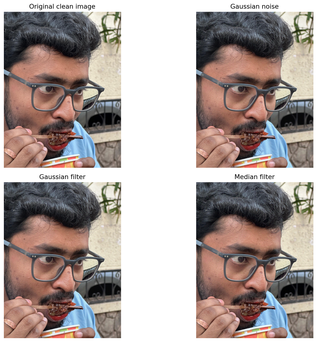
#> input picture outputs/task1/04_gaussian_noise_restoration_comparison.png, 317 x 342 px, shrunk from 1317 x 1421 before the run
$ python task1_restoration_segmentation.py --image ../outputs/task1/04_gaussian_noise_restoration_comparison.png
#> lines starting #> are read from the running program, lines starting #| are printed output that depends on the picture; after the words box and inside, x2 and y2 are one past the last pixel; in counts of white or black regions, pixels touching at a corner belong together; long printed decimals are rounded
#!/usr/bin/env python3
"""
CCA 3 — Task 1: Image Restoration and Segmentation

Implements:
- Gaussian and salt-and-pepper noise
- Median and Gaussian filtering
- PSNR and SSIM comparison against the clean original
- Otsu thresholding
- Erosion, dilation, opening, closing
- Canny edge detection
- Marker-based watershed segmentation

Run:
    python src/task1_restoration_segmentation.py --image data/original_photo.jpg
Optional:
    python src/task1_restoration_segmentation.py --image data/original_photo.jpg --output outputs/task1 --seed 42
"""

from __future__ import annotations

import argparse
import csv
from pathlib import Path

import cv2
import matplotlib
matplotlib.use("Agg")
import matplotlib.pyplot as plt
import numpy as np
from skimage.metrics import peak_signal_noise_ratio, structural_similarity


def read_image(image_path: Path) -> np.ndarray:
    """Read an image as RGB, with a helpful error if the file cannot be opened."""
    image_bgr = cv2.imread(str(image_path), cv2.IMREAD_COLOR)
    if image_bgr is None:
        raise FileNotFoundError(
            f"Could not read image: {image_path}\n"
            "Check the file path and make sure the image is in data/."
        )
    return cv2.cvtColor(image_bgr, cv2.COLOR_BGR2RGB)


def add_gaussian_noise(image: np.ndarray, rng: np.random.Generator,
                       sigma: float = 20.0) -> np.ndarray:
    """Add Gaussian noise with a configurable standard deviation."""
    noisy = image.astype(np.float32) + rng.normal(0.0, sigma, image.shape)
    return np.clip(noisy, 0, 255).astype(np.uint8)


def add_salt_pepper_noise(image: np.ndarray, rng: np.random.Generator,
                          amount: float = 0.04) -> np.ndarray:
    """Randomly replace pixels with black or white; amount is the affected fraction."""
    noisy = image.copy()
    height, width = image.shape[:2]
    total = height * width
    count = int(total * amount)
    ys = rng.integers(0, height, count)
    xs = rng.integers(0, width, count)
    half = count // 2
    noisy[ys[:half], xs[:half]] = 0
    noisy[ys[half:], xs[half:]] = 255
    return noisy


def save_rgb(path: Path, image: np.ndarray) -> None:
    """Save an RGB image using OpenCV."""
    path.parent.mkdir(parents=True, exist_ok=True)
    cv2.imwrite(str(path), cv2.cvtColor(image, cv2.COLOR_RGB2BGR))


def save_gray(path: Path, image: np.ndarray) -> None:
    path.parent.mkdir(parents=True, exist_ok=True)
    cv2.imwrite(str(path), image)


def save_figure(path: Path, images: list[tuple[str, np.ndarray]],
                cmap: str | None = None, columns: int = 2) -> None:
    """Save a labeled comparison grid."""
    rows = int(np.ceil(len(images) / columns))
    fig, axes = plt.subplots(rows, columns, figsize=(6 * columns, 4.5 * rows))
    axes = np.array(axes, dtype=object).reshape(-1)
    for ax, (title, image) in zip(axes, images):
        if image.ndim == 2:
            ax.imshow(image, cmap=cmap or "gray", vmin=0, vmax=255)
        else:
            ax.imshow(image)
        ax.set_title(title)
        ax.axis("off")
    for ax in axes[len(images):]:
        ax.axis("off")
    fig.tight_layout()
    fig.savefig(path, dpi=160, bbox_inches="tight")
    plt.close(fig)


def metrics(clean: np.ndarray, restored: np.ndarray) -> tuple[float, float]:
    """Return PSNR and SSIM for RGB images."""
    psnr = float(peak_signal_noise_ratio(clean, restored, data_range=255))
    ssim = float(structural_similarity(clean, restored, channel_axis=2, data_range=255))
    return psnr, ssim


def make_watershed(image_rgb: np.ndarray) -> tuple[np.ndarray, np.ndarray]:
    """
    Run a practical marker-based watershed pipeline.
    The Otsu mask is normalized so its smaller polarity is treated as foreground.
    Inspect this output: generic thresholding may not perfectly separate every scene.
    """
    bgr = cv2.cvtColor(image_rgb, cv2.COLOR_RGB2BGR)
    gray = cv2.cvtColor(bgr, cv2.COLOR_BGR2GRAY)
    blurred = cv2.GaussianBlur(gray, (5, 5), 0)
    _, binary = cv2.threshold(
        blurred, 0, 255, cv2.THRESH_BINARY + cv2.THRESH_OTSU
    )

    # Select the less-populated polarity as a basic foreground heuristic.
    if np.mean(binary > 0) > 0.5:
        binary = cv2.bitwise_not(binary)

    kernel = np.ones((3, 3), np.uint8)
    sure_background = cv2.dilate(binary, kernel, iterations=3)
    distance = cv2.distanceTransform(binary, cv2.DIST_L2, 5)

    if distance.max() <= 0:
        # Graceful fallback if thresholding produced no foreground.
        markers = np.ones(gray.shape, dtype=np.int32)
        cv2.watershed(bgr.copy(), markers)
        boundary = np.zeros(gray.shape, dtype=np.uint8)
        boundary[markers == -1] = 255
        overlay = image_rgb.copy()
        overlay[markers == -1] = [255, 0, 0]
        return overlay, boundary

    _, sure_foreground = cv2.threshold(
        distance, 0.35 * distance.max(), 255, cv2.THRESH_BINARY
    )
    sure_foreground = sure_foreground.astype(np.uint8)
    unknown = cv2.subtract(sure_background, sure_foreground)

    component_count, markers = cv2.connectedComponents(sure_foreground)
    markers = markers + 1
    markers[unknown == 255] = 0

    # Watershed marks region borders with -1.
    markers = cv2.watershed(bgr.copy(), markers.astype(np.int32))
    boundary = np.zeros(gray.shape, dtype=np.uint8)
    boundary[markers == -1] = 255

    overlay = image_rgb.copy()
    overlay[markers == -1] = [255, 0, 0]
    return overlay, boundary


def run(image_path: Path, output_dir: Path, seed: int) -> None:
    output_dir.mkdir(parents=True, exist_ok=True)
    rng = np.random.default_rng(seed)

    original = read_image(image_path)
    gray = cv2.cvtColor(original, cv2.COLOR_RGB2GRAY)

    # A. Restoration
    gaussian_noisy = add_gaussian_noise(original, rng)
    sp_noisy = add_salt_pepper_noise(original, rng)

    gaussian_filtered = cv2.GaussianBlur(gaussian_noisy, (5, 5), 1.2)
    gaussian_median = cv2.medianBlur(gaussian_noisy, 5)
    sp_median = cv2.medianBlur(sp_noisy, 5)
    sp_gaussian = cv2.GaussianBlur(sp_noisy, (5, 5), 1.2)

    save_rgb(output_dir / "01_original.png", original)
    save_rgb(output_dir / "02_gaussian_noise.png", gaussian_noisy)
    save_rgb(output_dir / "03_salt_pepper_noise.png", sp_noisy)

    save_figure(
        output_dir / "04_gaussian_noise_restoration_comparison.png",
        [("Original clean image", original),
         ("Gaussian noise", gaussian_noisy),
         ("Gaussian filter", gaussian_filtered),
         ("Median filter", gaussian_median)],
        columns=2,
    )
    save_figure(
        output_dir / "05_salt_pepper_restoration_comparison.png",
        [("Original clean image", original),
         ("Salt-and-pepper noise", sp_noisy),
         ("Median filter", sp_median),
         ("Gaussian filter", sp_gaussian)],
        columns=2,
    )

    metric_rows = []
    for label, noisy, restored in [
        ("Gaussian noise + Gaussian filter", gaussian_noisy, gaussian_filtered),
        ("Gaussian noise + median filter", gaussian_noisy, gaussian_median),
        ("Salt-and-pepper + median filter", sp_noisy, sp_median),
        ("Salt-and-pepper + Gaussian filter", sp_noisy, sp_gaussian),
    ]:
        noisy_psnr, noisy_ssim = metrics(original, noisy)
        restored_psnr, restored_ssim = metrics(original, restored)
        metric_rows.append({
            "experiment": label,
            "noisy_psnr_db": round(noisy_psnr, 4),
            "noisy_ssim": round(noisy_ssim, 6),
            "restored_psnr_db": round(restored_psnr, 4),
            "restored_ssim": round(restored_ssim, 6),
        })

    with (output_dir / "restoration_metrics.csv").open("w", newline="", encoding="utf-8") as f:
        writer = csv.DictWriter(f, fieldnames=list(metric_rows[0].keys()))
        writer.writeheader()
        writer.writerows(metric_rows)

    # B. Thresholding and morphology
    blurred_gray = cv2.GaussianBlur(gray, (5, 5), 0)
    _, binary = cv2.threshold(
        blurred_gray, 0, 255, cv2.THRESH_BINARY + cv2.THRESH_OTSU
    )
    kernel = np.ones((5, 5), np.uint8)
    erosion = cv2.erode(binary, kernel, iterations=1)
    dilation = cv2.dilate(binary, kernel, iterations=1)
    opening = cv2.morphologyEx(binary, cv2.MORPH_OPEN, kernel)
    closing = cv2.morphologyEx(binary, cv2.MORPH_CLOSE, kernel)
    edges = cv2.Canny(blurred_gray, 100, 200)

    save_gray(output_dir / "06_binary_threshold.png", binary)
    save_gray(output_dir / "07_erosion.png", erosion)
    save_gray(output_dir / "08_dilation.png", dilation)
    save_gray(output_dir / "09_opening.png", opening)
    save_gray(output_dir / "10_closing.png", closing)
    save_gray(output_dir / "11_canny_edges.png", edges)

    save_figure(
        output_dir / "morphology_comparison.png",
        [("Otsu binary threshold", binary), ("Erosion", erosion),
         ("Dilation", dilation), ("Opening", opening), ("Closing", closing),
         ("Canny edges", edges)],
        cmap="gray", columns=3,
    )

    # Watershed segmentation
    watershed_overlay, watershed_boundary = make_watershed(original)
    save_rgb(output_dir / "12_watershed.png", watershed_overlay)
    save_gray(output_dir / "13_watershed_boundaries.png", watershed_boundary)
    save_figure(
        output_dir / "watershed_comparison.png",
        [("Original image", original), ("Otsu binary mask", binary),
         ("Watershed boundaries (red)", watershed_overlay),
         ("Watershed boundary mask", watershed_boundary)],
        columns=2,
    )

    print("\nTask 1 completed.")
    print(f"Input image: {image_path}")
    print(f"Image dimensions: {original.shape[1]} x {original.shape[0]}")
    print(f"Output folder: {output_dir.resolve()}")
    print(f"Metrics CSV: {(output_dir / 'restoration_metrics.csv').resolve()}")
    print("\nRestoration metrics (actual values from this input):")
    for row in metric_rows:
        print(
            f"- {row['experiment']}: "
            f"PSNR {row['restored_psnr_db']} dB, "
            f"SSIM {row['restored_ssim']}"
        )
    print("\nReview all saved figures before writing conclusions to your report.")


def main() -> None:
    parser = argparse.ArgumentParser(
        description="CCA 3 Task 1: Image Restoration and Segmentation"
    )
    parser.add_argument("--image", required=True, help="Path to your original photograph")
    parser.add_argument("--output", default="outputs/task1", help="Output directory")
    parser.add_argument("--seed", type=int, default=42, help="Random seed for repeatable noise")
    args = parser.parse_args()

    run(Path(args.image), Path(args.output), args.seed)
#> in read_image, image_bgr is the input picture: shape (342, 317, 3); mean B, G, R 155, 159, 171
#> in add_gaussian_noise, `noisy = image.astype(np.float32) + rng.normal(0.0, sigma, image.shape)`:
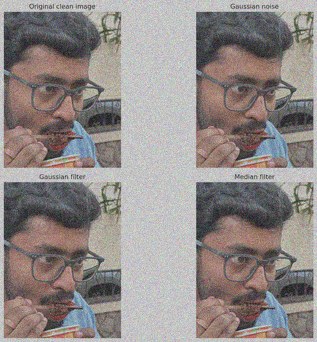
#> noisy: shape (342, 317, 3) float64; mean R, G, B 171, 159, 155.1; drawn with min black and max white
#> in save_rgb (call 2), `cv2.imwrite(str(path), cv2.cvtColor(image, cv2.COLOR_RGB2BGR))`:
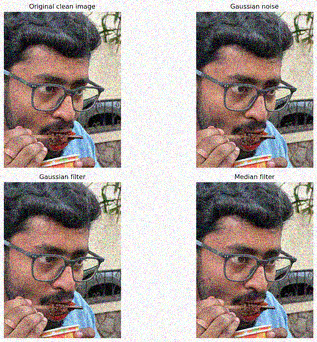
#> saved as 02_gaussian_noise.png: shape (342, 317, 3); mean B, G, R 152.3, 156.2, 168.2
#> the loop in run, `for label, noisy, restored in [ ("Gaussian noise + Gaussian filter", g..` made 4 passes
#> (label, noisy_psnr, noisy_ssim, restored_psnr, restored_ssim) on passes 1 to 4: ('Gaussian noise + Gaussian filter', 22.93, 0.602, 23.65, 0.81), ('Gaussian noise + median filter', 22.93, 0.602, 23.26, 0.76), ('Salt-and-pepper + median filter', 18.36, 0.587, 23.82, 0.83), ('Salt-and-pepper + Gaussian filter', 18.36, 0.587, 23.15, 0.717)
#> after the loop in run, `for label, noisy, restored in [`: metric_rows = 4 items
#> in run, `_, binary = cv2.threshold( blurred_gray, 0, 255, cv2.THRESH_BINARY + c..`:
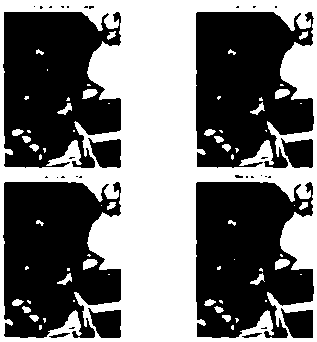
#> binary: shape (342, 317); 45.1% white; 65 white regions (36 under 20 px), largest, box (x1, y1, x2, y2) and area: (0, 0, 317, 342) 46942, (275, 259, 290, 270) 117, (83, 259, 98, 270) 113
#> in run, `erosion = cv2.erode(binary, kernel, iterations=1)`: erosion: shape (342, 317); 34.6% white; 43 white regions (26 under 20 px), largest, box (x1, y1, x2, y2) and area: (0, 0, 317, 342) 36736, (67, 143, 78, 157) 77, (259, 313, 271, 328) 77
#> in run, `dilation = cv2.dilate(binary, kernel, iterations=1)`: dilation: shape (342, 317); 56.2% white; 35 black regions (19 under 20 px), largest, box (x1, y1, x2, y2) and area: (198, 14, 312, 165) 11352, (6, 184, 119, 336) 11307, (198, 184, 312, 336) 11287
#> in run, `opening = cv2.morphologyEx(binary, cv2.MORPH_OPEN, kernel)`: opening: shape (342, 317); 42.8% white; 39 white regions, largest, box (x1, y1, x2, y2) and area: (0, 0, 317, 342) 43252, (242, 311, 273, 335) 314, (50, 141, 80, 165) 308
#> in run, `closing = cv2.morphologyEx(binary, cv2.MORPH_CLOSE, kernel)`: closing: shape (342, 317); 47% white; 25 white regions (12 under 20 px), largest, box (x1, y1, x2, y2) and area: (0, 0, 317, 342) 49427, (12, 129, 46, 153) 239, (204, 129, 239, 153) 233
#> in run, `edges = cv2.Canny(blurred_gray, 100, 200)`: edges: shape (342, 317); 8.8% white in thin lines or dots
#> in make_watershed, `sure_background = cv2.dilate(binary, kernel, iterations=3)`: sure_background: shape (342, 317); 60.5% white; 16 black regions (4 under 20 px), largest, box (x1, y1, x2, y2) and area: (199, 15, 311, 164) 10348, (7, 185, 118, 335) 10306, (199, 185, 311, 335) 10267
#> in make_watershed, `_, sure_foreground = cv2.threshold( distance, 0.35 * distance.max(), 2..`: sure_foreground: shape (342, 317) float32; 16.6% white; 4 white regions (1 under 20 px), largest, box (x1, y1, x2, y2) and area: (103, 0, 188, 342) 17240, (295, 230, 317, 255) 367, (295, 59, 317, 84) 362
#> in make_watershed, `unknown = cv2.subtract(sure_background, sure_foreground)`: unknown: shape (342, 317); 43.9% white; 16 white regions, largest, box (x1, y1, x2, y2) and area: (181, 0, 317, 342) 22965, (0, 0, 136, 342) 22247, (54, 94, 75, 118) 339
#> in make_watershed, `component_count, markers = cv2.connectedComponents(sure_foreground)`: markers: shape (342, 317) int32; 5 distinct labels, from 0 to 4
#> in make_watershed, `component_count, markers = cv2.connectedComponents(sure_foreground)`: component_count = 5
#> in make_watershed, `markers = markers + 1`:
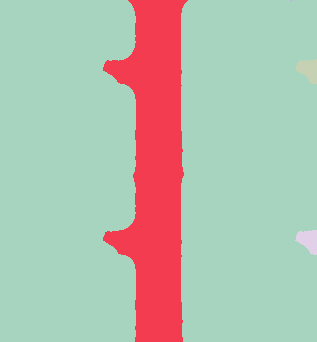
#> markers: shape (342, 317) int32; 5 distinct labels, from 1 to 5; one colour per label, 0 black
#> in make_watershed, `markers[unknown == 255] = 0`:
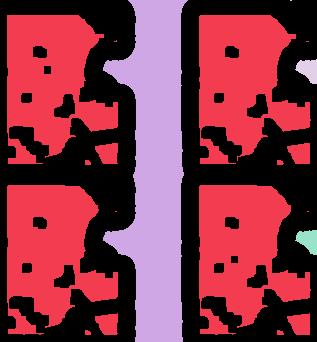
#> markers: shape (342, 317) int32; 6 distinct labels, from 0 to 5; one colour per label, 0 black
#> in make_watershed, `markers = cv2.watershed(bgr.copy(), markers.astype(np.int32))`:
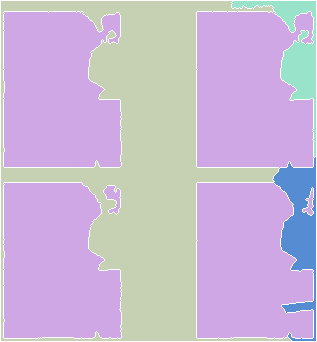
#> markers: shape (342, 317) int32; 5 distinct labels, from -1 to 5; one colour per label, 0 black, -1 white
#> in make_watershed, `overlay[markers == -1] = [255, 0, 0]`: overlay: shape (342, 317, 3); mean R, G, B 173.1, 151.9, 148.1
#> in run, `watershed_overlay, watershed_boundary = make_watershed(original)`:
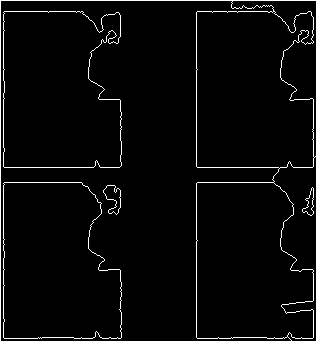
#> watershed_boundary: shape (342, 317); 3.7% white in thin lines or dots
#| Image dimensions: 317 x 342
#> the loop in run, `for row in metric_rows:` made 4 passes
#| - Gaussian noise + Gaussian filter: PSNR 23.65 dB, SSIM 0.8097
#| - Gaussian noise + median filter: PSNR 23.2613 dB, SSIM 0.7598
#| - Salt-and-pepper + median filter: PSNR 23.822 dB, SSIM 0.8299
#| - Salt-and-pepper + Gaussian filter: PSNR 23.1458 dB, SSIM 0.7168


if __name__ == "__main__":
    main()

$ run again, with data/second_photo.jpeg saved as outputs/task1/04_gaussian_noise_restoration_comparison.png
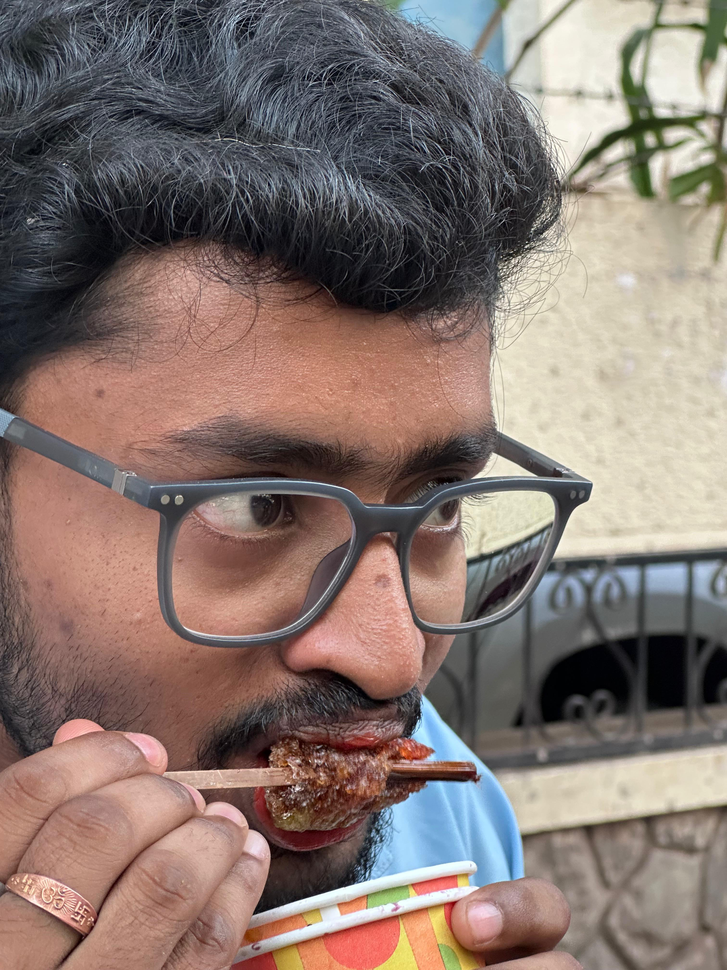
#> input picture data/second_photo.jpeg, 727 x 970 px, shrunk from 3024 x 4032 before the run
#> in read_image, image_bgr is the input picture: shape (970, 727, 3); mean B, G, R 111.3, 117.7, 134.3
#> in add_gaussian_noise, `return np.clip(noisy, 0, 255).astype(np.uint8)`:
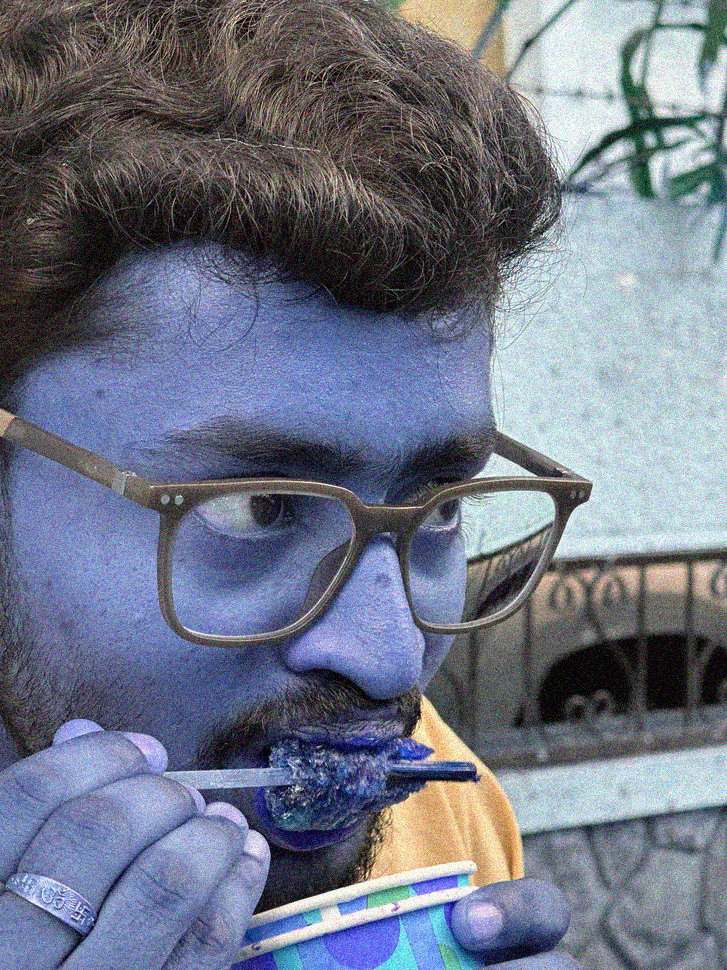
#> returned value: shape (970, 727, 3); mean of channels 0, 1, 2 133.8, 117.3, 110.9; drawn as B, G, R
#> in add_salt_pepper_noise, `noisy[ys[half:], xs[half:]] = 255`:
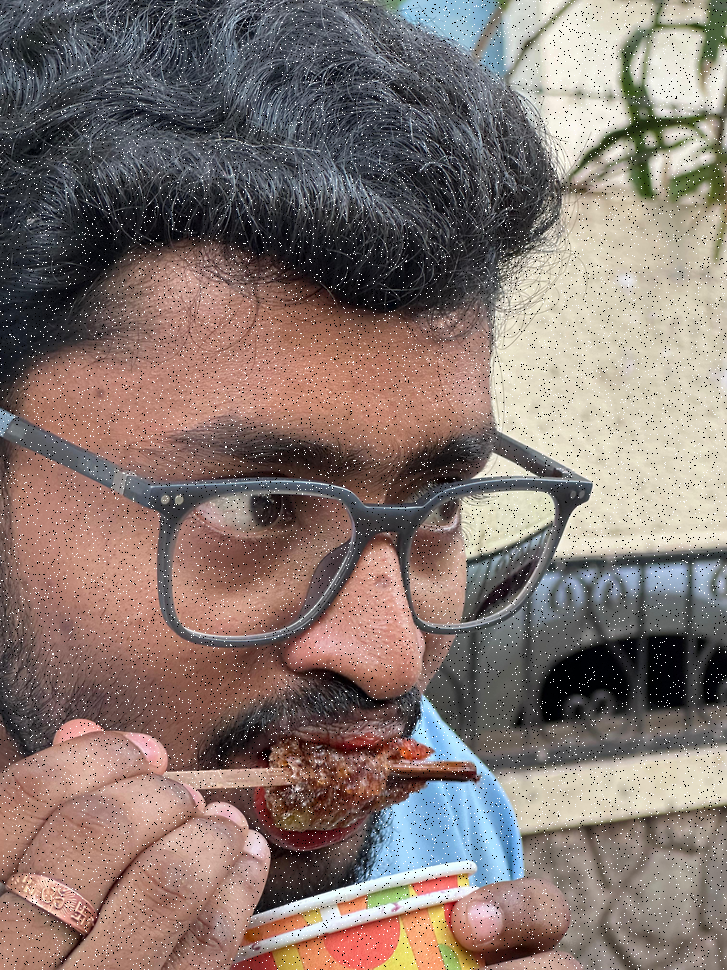
#> noisy: shape (970, 727, 3); mean R, G, B 134.1, 118.1, 112
#> the loop in run, `for label, noisy, restored in [ ("Gaussian noise + Gaussian filter", g..` made 4 passes
#> (label, noisy_psnr, noisy_ssim, restored_psnr, restored_ssim) on passes 1 to 4: ('Gaussian noise + Gaussian filter', 22.28, 0.455, 26.94, 0.726), ('Gaussian noise + median filter', 22.28, 0.455, 25.65, 0.644), ('Salt-and-pepper + median filter', 19.16, 0.469, 26.41, 0.735), ('Salt-and-pepper + Gaussian filter', 19.16, 0.469, 25.98, 0.67)
#> after the loop in run, `for label, noisy, restored in [`: metric_rows = 4 items
#> component_count = 2
#| Image dimensions: 727 x 970
#> the loop in run, `for row in metric_rows:` made 4 passes
#| - Gaussian noise + Gaussian filter: PSNR 26.9436 dB, SSIM 0.7256
#| - Gaussian noise + median filter: PSNR 25.6479 dB, SSIM 0.6441
#| - Salt-and-pepper + median filter: PSNR 26.4135 dB, SSIM 0.7353
#| - Salt-and-pepper + Gaussian filter: PSNR 25.982 dB, SSIM 0.6701
